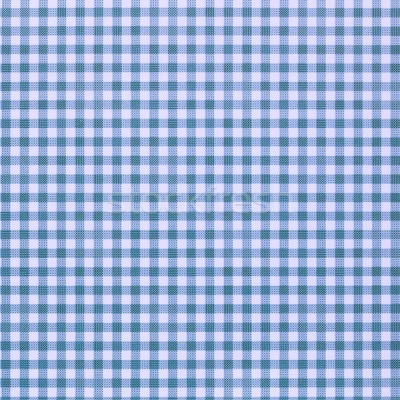
#> input picture previous-methods/texture-matching-master/data/lbp/test/checkered-1.jpg, 400 x 400 px
$ python surf_original.py texture-matching-master/data/lbp/test/checkered-1.jpg texture-matching-master/data/lbp/test/grass-1.jpg   (Python 2 division)
#> lines starting #> are read from the running program, lines starting #| are printed output that depends on the picture
#!/usr/bin/env python

'''
Uses SURF to match two images.

Based on the sample code from opencv:
  samples/python2/find_obj.py

USAGE
  find_obj.py <image1> <image2>
'''

import numpy
import cv2
import sys

###############################################################################
# Image Matching
###############################################################################

def match_images(img1, img2):
    """Given two images, returns the matches"""
    detector = cv2.SURF(400, 5, 5)
    matcher = cv2.BFMatcher(cv2.NORM_L2)

    kp1, desc1 = detector.detectAndCompute(img1, None)
    kp2, desc2 = detector.detectAndCompute(img2, None)
    #print 'img1 - %d features, img2 - %d features' % (len(kp1), len(kp2))

    raw_matches = matcher.knnMatch(desc1, trainDescriptors = desc2, k = 2) #2
    kp_pairs = filter_matches(kp1, kp2, raw_matches)
    return kp_pairs

# [75 lines left out: functions filter_matches, explore_match, draw_matches, not called in this run]

###############################################################################
# Test Main
###############################################################################

if __name__ == '__main__':
    """Test code: Uses the two specified"""
    if len(sys.argv) < 3:
        print "No filenames specified"
        print "USAGE: find_obj.py <image1> <image2>"
        sys.exit(1)

    fn1 = sys.argv[1]
    fn2 = sys.argv[2]

    img1 = cv2.imread(fn1, 0)
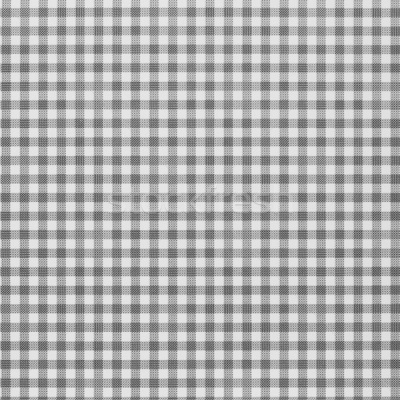
#> img1: shape (400, 400); min 67, max 239, mean 174
    img2 = cv2.imread(fn2, 0)
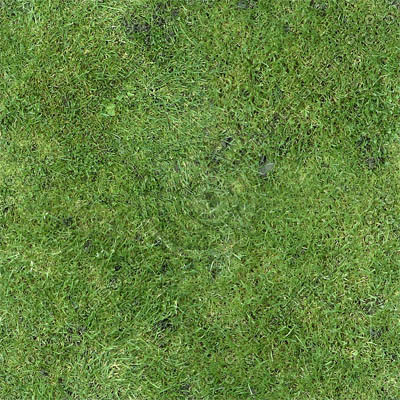
#> input picture previous-methods/texture-matching-master/data/lbp/test/grass-1.jpg, 400 x 400 px
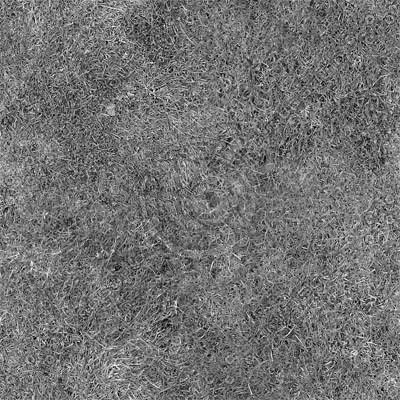
#> img2: shape (400, 400); min 0, max 247, mean 114.4

    if img1 is None:
        print 'Failed to load fn1:', fn1
        sys.exit(1)

    if img2 is None:
        print 'Failed to load fn2:', fn2
        sys.exit(1)

#> (the run stopped early here; a loop or call above may not have finished)
